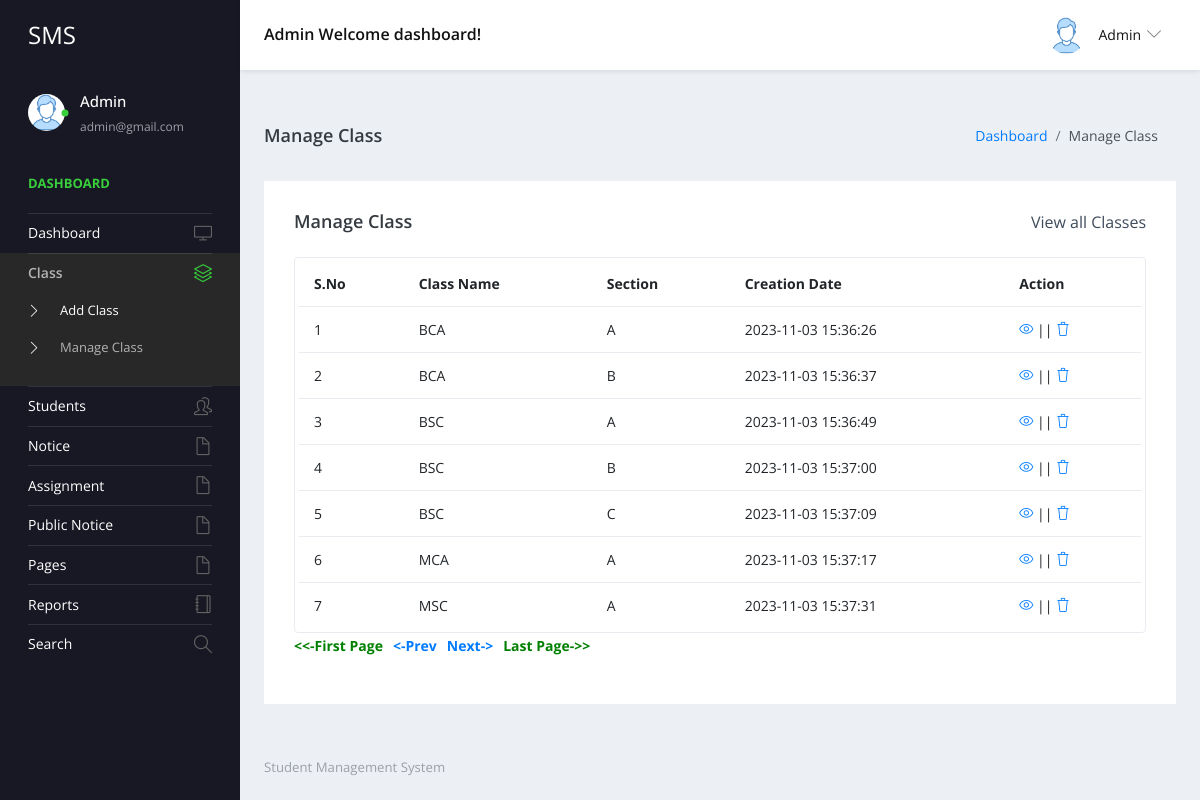
The app's page /admin/manage-class.php (signed in) with its own data.
### tables this page shows
CREATE TABLE `tblclass` (
  `ID` int(5) NOT NULL,
  `ClassName` varchar(50) DEFAULT NULL,
  `Section` varchar(20) DEFAULT NULL,
  `CreationDate` timestamp NULL DEFAULT current_timestamp()
);

### admin/manage-class.php (the view, shortened to what this page needs)
<?php
include('includes/dbconnection.php');
include('includes/sweetalert.php');
if (strlen($_SESSION['sturecmsaid']==0)) {
  header('location:logout.php');
  } else{
  ?>
<!DOCTYPE html>
<html lang="en">
  <head>
    <link rel="stylesheet" href="vendors/simple-line-icons/css/simple-line-icons.css">
    <link rel="stylesheet" href="vendors/flag-icon-css/css/flag-icon.min.css">
    <link rel="stylesheet" href="vendors/css/vendor.bundle.base.css">
    <link rel="stylesheet" href="./vendors/daterangepicker/daterangepicker.css">
    <link rel="stylesheet" href="./vendors/chartist/chartist.min.css">
    <link rel="stylesheet" href="./css/style.css">
  </head>
  <body>
    <div class="container-scroller">
     <?php include_once('includes/header.php');?>
      <div class="container-fluid page-body-wrapper">
        <?php include_once('includes/sidebar.php');?>
        <div class="main-panel">
          <div class="content-wrapper">
             <div class="page-header">
              <h3 class="page-title"> Manage Class </h3>
              <nav aria-label="breadcrumb">
                <ol class="breadcrumb">
                  <li class="breadcrumb-item"><a href="dashboard.php">Dashboard</a></li>
                  <li class="breadcrumb-item active" aria-current="page"> Manage Class</li>
                </ol>
              </nav>
            </div>
            <div class="row">
              <div class="col-md-12 grid-margin stretch-card">
                <div class="card">
                  <div class="card-body">
                    <div class="d-sm-flex align-items-center mb-4">
                      <h4 class="card-title mb-sm-0">Manage Class</h4>
                      <a href="#" class="text-dark ml-auto mb-3 mb-sm-0"> View all Classes</a>
                    </div>
                    <div class="table-responsive border rounded p-1">
                      <table class="table">
                        <thead>
                          <tr>
                            <th class="font-weight-bold">S.No</th>
                            <th class="font-weight-bold">Class Name</th>
                            <th class="font-weight-bold">Section</th>
                            <th class="font-weight-bold">Creation Date</th>
                            <th class="font-weight-bold">Action</th>
                          </tr>
                        </thead>
                        <tbody>
                           <?php
                           if (isset($_GET['pageno'])) {
            $pageno = $_GET['pageno'];
        } else {
            $pageno = 1;
        }
        $no_of_records_per_page =15;
        $offset = ($pageno-1) * $no_of_records_per_page;
       $ret = "SELECT ID FROM tblclass";
$query1 = $dbh -> prepare($ret);
$query1->execute();
$total_rows=$query1->rowCount();
$total_pages = ceil($total_rows / $no_of_records_per_page);
$sql="SELECT * from tblclass LIMIT $offset, $no_of_records_per_page";
$query = $dbh -> prepare($sql);
$query->execute();
$results=$query->fetchAll(PDO::FETCH_OBJ);
$cnt=1;
if($query->rowCount() > 0)
{
foreach($results as $row)
{               ?>
                          <tr>
                            <td><?php echo htmlentities($cnt);?></td>
                            <td><?php  echo htmlentities($row->ClassName);?></td>
                            <td><?php  echo htmlentities($row->Section);?></td>
                            <td><?php  echo htmlentities($row->CreationDate);?></td>
                            <td>
                              <div><a href="edit-class-detail.php?editid=<?php echo htmlentities ($row->ID);?>"><i class="icon-eye"></i></a>
                                                || <a href="manage-class.php?delid=<?php echo ($row->ID);?>" class="btn_del"> <i class="icon-trash"></i></a></div>
                            </td>
                          </tr><?php $cnt=$cnt+1;}} ?>
                        </tbody>
                      </table>
                    </div>
                    <div align="left">
    <ul class="pagination" >
        <li><a href="?pageno=1" style="color:green;"><strong><<-First Page</strong></a></li>
        <li class="<?php if($pageno <= 1){ echo 'disabled'; } ?>">
            <a href="<?php if($pageno <= 1){ echo '#'; } else { echo "?pageno=".($pageno - 1); } ?>"><strong style="padding-left: 10px"> <-Prev</strong></a>
        </li>
        <li class="<?php if($pageno >= $total_pages){ echo 'disabled'; } ?>">
            <a href="<?php if($pageno >= $total_pages){ echo '#'; } else { echo "?pageno=".($pageno + 1); } ?>"><strong style="padding-left: 10px">Next-></strong></a>
        </li>
        <li><a href="?pageno=<?php echo $total_pages; ?>" style="color:green;"><strong style="padding-left: 10px">Last Page->></strong></a></li>
    </ul>
</div>
                  </div>
                </div>
              </div>
            </div>
          </div>
         <?php include_once('includes/footer.php');?>
        </div>
      </div>
    </div>
  </body>
</html><?php }  ?>

### admin/includes/header.php (shortened to what this page needs)
<nav class="navbar default-layout-navbar col-lg-12 col-12 p-0 fixed-top d-flex flex-row">
        <div class="navbar-brand-wrapper d-flex align-items-center">
          <a class="navbar-brand brand-logo" href="dashboard.php">
            <strong style="color: white;">SMS</strong>
          </a>
        </div><?php
         $aid= $_SESSION['sturecmsaid'];
$sql="SELECT * from tbladmin where ID=:aid";
$query = $dbh -> prepare($sql);
$query->bindParam(':aid',$aid,PDO::PARAM_STR);
$query->execute();
$results=$query->fetchAll(PDO::FETCH_OBJ);
$cnt=1;
if($query->rowCount() > 0)
{
foreach($results as $row)
{               ?>
        <div class="navbar-menu-wrapper d-flex align-items-center flex-grow-1">
          <h5 class="mb-0 font-weight-medium d-none d-lg-flex"><?php  echo htmlentities($row->AdminName);?> Welcome dashboard!</h5>
          <ul class="navbar-nav navbar-nav-right ml-auto">
            <li class="nav-item dropdown d-none d-xl-inline-flex user-dropdown">
              <a class="nav-link dropdown-toggle" id="UserDropdown" href="#" data-toggle="dropdown" aria-expanded="false">
                <img class="img-xs rounded-circle ml-2" src="images/faces/face8.jpg" alt="Profile image"> <span class="font-weight-normal"> <?php  echo htmlentities($row->AdminName);?> </span></a>
                <?php $cnt=$cnt+1;}} ?>
            </li>
          </ul>
        </div>
      </nav>

### admin/includes/sidebar.php (shortened to what this page needs)
<nav class="sidebar sidebar-offcanvas" id="sidebar">
          <ul class="nav">
            <li class="nav-item nav-profile">
              <a href="#" class="nav-link">
                <div class="profile-image">
                  <img class="img-xs rounded-circle" src="images/faces/face8.jpg" alt="profile image">
                  <div class="dot-indicator bg-success"></div>
                </div>
                <div class="text-wrapper">
                  <?php
         $aid= $_SESSION['sturecmsaid'];
$sql="SELECT * from tbladmin where ID=:aid";
$query = $dbh -> prepare($sql);
$query->bindParam(':aid',$aid,PDO::PARAM_STR);
$query->execute();
$results=$query->fetchAll(PDO::FETCH_OBJ);
$cnt=1;
if($query->rowCount() > 0)
{
foreach($results as $row)
{               ?>
                  <p class="profile-name"><?php  echo htmlentities($row->AdminName);?></p>
                  <p class="designation"><?php  echo htmlentities($row->Email);?></p><?php $cnt=$cnt+1;}} ?>
                </div>
              </a>
            </li>
            <li class="nav-item nav-category">
              <span class="nav-link">Dashboard</span>
            </li>
            <li class="nav-item">
              <a class="nav-link" href="dashboard.php">
                <span class="menu-title">Dashboard</span>
                <i class="icon-screen-desktop menu-icon"></i>
              </a>
            </li>
            <li class="nav-item">
              <a class="nav-link" data-toggle="collapse" href="#ui-basic" aria-expanded="false" aria-controls="ui-basic">
                <span class="menu-title">Class</span>
                <i class="icon-layers menu-icon"></i>
              </a>
              <div class="collapse" id="ui-basic">
                <ul class="nav flex-column sub-menu">
                  <li class="nav-item"> <a class="nav-link" href="add-class.php">Add Class</a></li>
                  <li class="nav-item"> <a class="nav-link" href="manage-class.php">Manage Class</a></li>
                </ul>
              </div>
            </li>
            <li class="nav-item">
              <a class="nav-link" data-toggle="collapse" href="#ui-basic1" aria-expanded="false" aria-controls="ui-basic1">
                <span class="menu-title">Students</span>
                <i class="icon-people menu-icon"></i>
              </a>
            </li>
            <li class="nav-item">
              <a class="nav-link" data-toggle="collapse" href="#auth" aria-expanded="false" aria-controls="auth">
                <span class="menu-title">Notice</span>
                <i class="icon-doc menu-icon"></i>
              </a>
            </li>
            <li class="nav-item">
              <a class="nav-link" data-toggle="collapse" href="#autha" aria-expanded="false" aria-controls="auth">
                <span class="menu-title">Assignment</span>
                <i class="icon-doc menu-icon"></i>
              </a>
            </li>
            <li class="nav-item">
              <a class="nav-link" data-toggle="collapse" href="#auth1" aria-expanded="false" aria-controls="auth">
                <span class="menu-title">Public Notice</span>
                <i class="icon-doc menu-icon"></i>
              </a>
              <li class="nav-item">
              <a class="nav-link" data-toggle="collapse" href="#auth2" aria-expanded="false" aria-controls="auth">
                <span class="menu-title">Pages</span>
                <i class="icon-doc menu-icon"></i>
              </a>
            </li>
              <li class="nav-item">
              <a class="nav-link" href="between-dates-reports.php">
                <span class="menu-title">Reports</span>
                <i class="icon-notebook menu-icon"></i>
              </a>
            </li>
            <li class="nav-item">
              <a class="nav-link" href="search.php">
                <span class="menu-title">Search</span>
                <i class="icon-magnifier menu-icon"></i>
              </a>
            </li>
            </li>
          </ul>
        </nav>

### records on screen
tblclass: ClassName "BCA", Section "A", CreationDate "2023-11-03 15:36:26"
tblclass: ClassName "BCA", Section "B", CreationDate "2023-11-03 15:36:37"
tblclass: ClassName "BSC", Section "A", CreationDate "2023-11-03 15:36:49"
tblclass: ClassName "BSC", Section "B", CreationDate "2023-11-03 15:37:00"
tblclass: ClassName "BSC", Section "C", CreationDate "2023-11-03 15:37:09"
tblclass: ClassName "MCA", Section "A", CreationDate "2023-11-03 15:37:17"
tblclass: ClassName "MSC", Section "A", CreationDate "2023-11-03 15:37:31"

### other values on screen
$row->AdminName "Admin"
$row->Email "admin@gmail.com"
